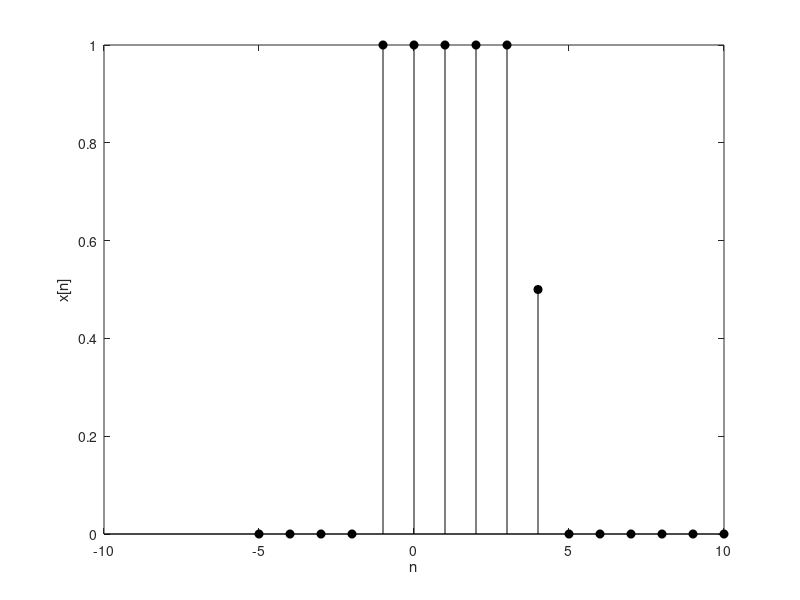
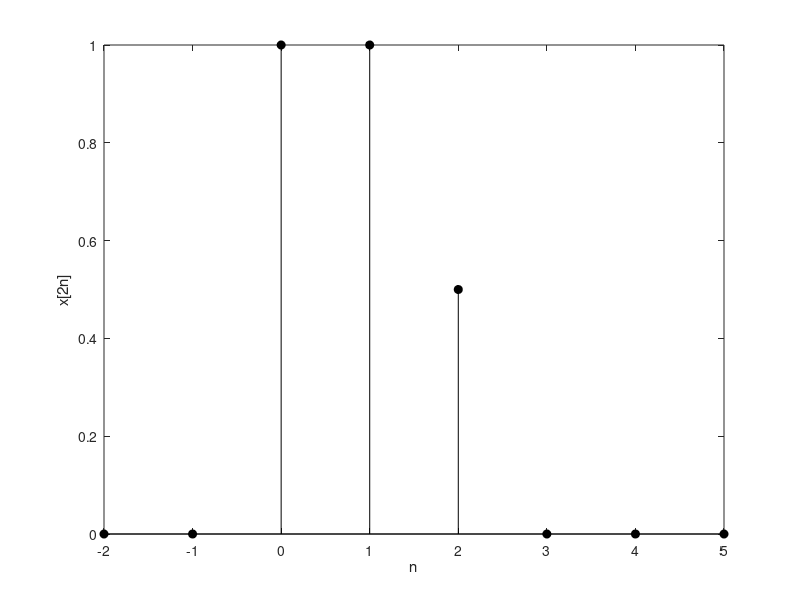
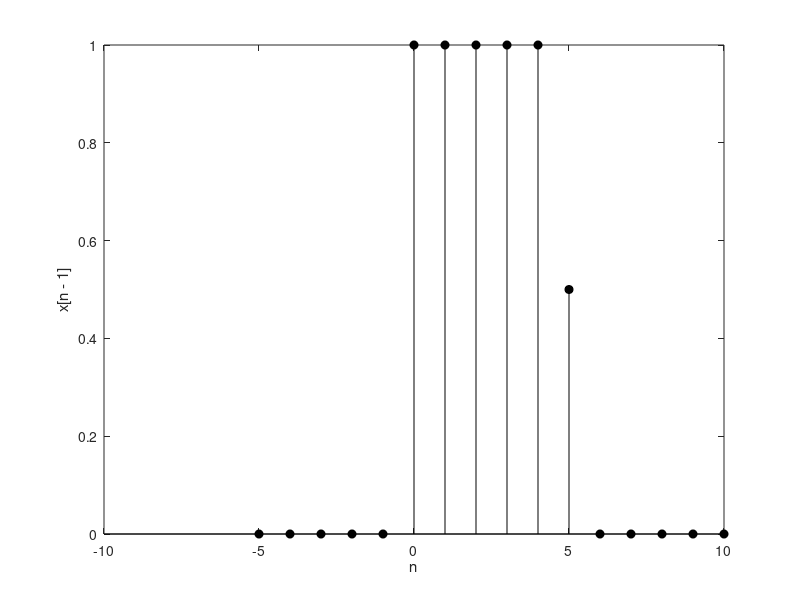
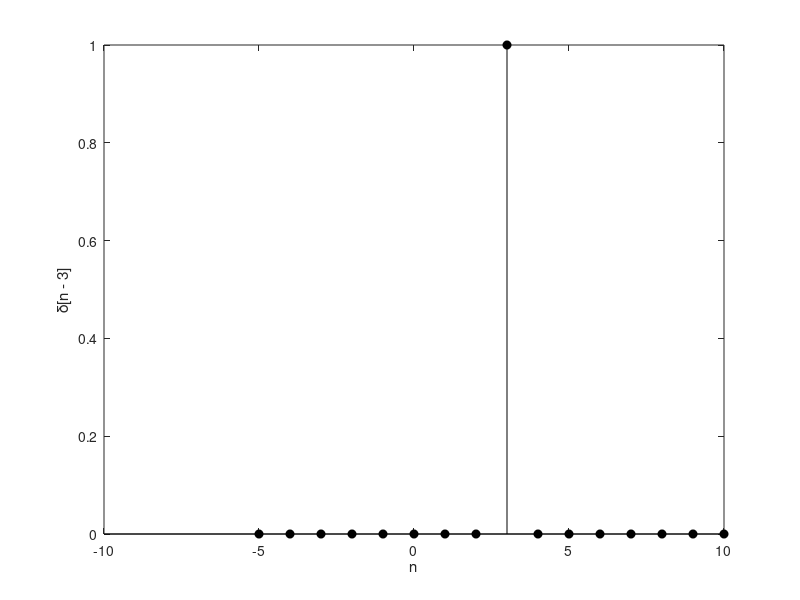

Source code (MATLAB) for these figures, in order:
%% Problem 2.21 Figure in Problem Statement
x = [zeros(1,4), ones(1,5), 0.5, zeros(1,6)];
n = -5:10;
figure(1);
clf;
stem(n,x,'k','filled');
xlabel('n')
ylabel('x[n]');

%% Problem 2.21c - x[2n]
x = [zeros(1,2) ones(1,2), 0.5, zeros(1,3)];
n = -2:5;
figure(2);
clf;
stem(n,x,'k','filled');
xlabel('n')
ylabel('x[2n]');

%% Problem 2.21e - x[n-1]*delta[n-3]
% x[n-1]
x1 = [zeros(1,5), ones(1,5), 0.5, zeros(1,5)];
n = -5:10;
figure(3);
clf;
stem(n,x1,'k','filled');
xlabel('n')
ylabel('x[n - 1]');

% delta[n-3]
x2 = [zeros(1,8), 1, zeros(1,7)];
n = -5:10;
figure(4);
clf;
stem(n,x2,'k','filled');
xlabel('n')
ylabel('\delta[n - 3]');

% x[n-1]*delta[n-3]
x = x1.*x2;
n = -5:10;
figure(5);
clf;
stem(n,x,'k','filled');
xlabel('n')
ylabel('x[n - 1] \delta[n - 3]');